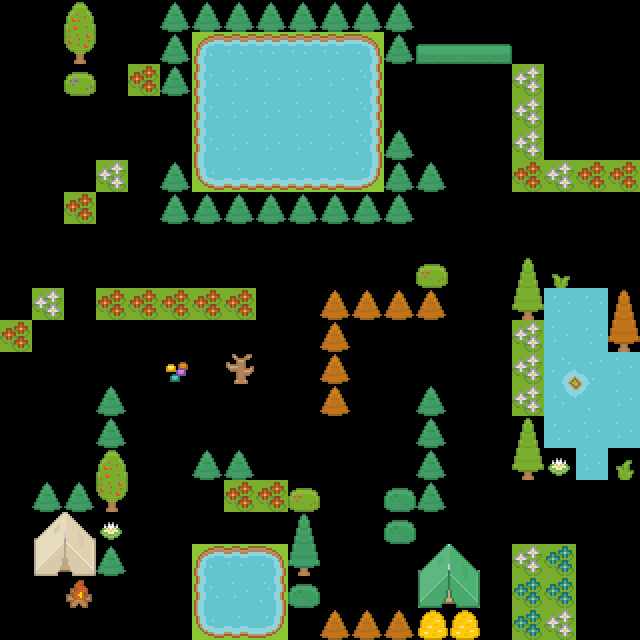

This is a level from a 2D game, rendered from its Tiled map with the project's own tilesets. A one-line summary and the complete map file follow:
An orthogonal 20x20 tile map with 32x32 px tiles, 1 tile layer (Decorations), 3 hidden layers not drawn.

<map version="1.2" tiledversion="1.3.3" orientation="orthogonal" renderorder="right-down" width="20" height="20" tilewidth="32" tileheight="32" infinite="0" nextlayerid="5" nextobjectid="1">
 <tileset firstgid="1" name="tileset_kenney" tilewidth="32" tileheight="32" spacing="2" tilecount="1767" columns="57">
  <image source="tilesets/tileset_kenney.png" width="1936" height="1052" />
 </tileset>
 <layer id="1" name="Grass" width="20" height="20" visible="0">
  <data encoding="csv">
6,6,6,6,6,6,6,6,6,6,6,6,6,6,6,6,6,6,6,6,
6,6,6,6,6,6,6,6,6,6,6,6,6,6,6,6,6,6,6,6,
6,6,6,6,6,6,6,6,6,6,6,6,6,6,6,6,6,6,6,6,
6,6,6,6,6,6,6,6,6,6,6,6,6,6,6,6,6,6,6,6,
6,6,6,6,6,6,6,6,6,6,6,6,6,6,6,6,6,6,6,6,
6,6,6,6,6,6,6,6,6,6,6,6,6,6,6,6,6,6,6,6,
6,6,6,6,6,6,6,6,6,6,6,6,6,6,6,6,6,6,6,6,
6,6,6,6,6,6,6,6,6,6,6,6,6,6,6,6,6,6,6,6,
6,6,6,6,6,6,6,6,6,6,6,6,6,6,6,6,6,6,6,6,
6,6,6,6,6,6,6,6,6,6,6,6,6,6,6,6,6,6,6,6,
6,6,6,6,6,6,6,6,6,6,6,6,6,6,6,6,6,6,6,6,
6,6,6,6,6,6,6,6,6,6,6,6,6,6,6,6,6,6,6,6,
6,6,6,6,6,6,6,6,6,6,6,6,6,6,6,6,6,6,6,6,
6,6,6,6,6,6,6,6,6,6,6,6,6,6,6,6,6,6,6,6,
6,6,6,6,6,6,6,6,6,6,6,6,6,6,6,6,6,6,6,6,
6,6,6,6,6,6,6,6,6,6,6,6,6,6,6,6,6,6,6,6,
6,6,6,6,6,6,6,6,6,6,6,6,6,6,6,6,6,6,6,6,
6,6,6,6,6,6,6,6,6,6,6,6,6,6,6,6,6,6,6,6,
6,6,6,6,6,6,6,6,6,6,6,6,6,6,6,6,6,6,6,6,
6,6,6,6,6,6,6,6,6,6,6,6,6,6,6,6,6,6,6,6
</data>
 </layer>
 <layer id="2" name="Maze" width="20" height="20" visible="0">
  <data encoding="csv">
7,7,0,0,0,0,0,0,0,0,0,0,0,0,0,0,0,0,0,0,
7,7,0,0,0,0,0,0,0,0,0,0,0,0,0,0,0,0,0,0,
7,7,0,0,0,0,0,0,0,0,0,0,0,0,0,0,0,0,0,0,
7,7,0,0,0,0,0,0,0,0,0,0,0,0,0,0,0,0,0,0,
7,7,0,0,0,0,0,0,0,0,0,0,0,0,0,0,0,0,0,0,
7,7,0,0,0,0,0,0,0,0,0,0,0,0,0,0,0,0,0,0,
7,7,0,0,0,0,0,0,0,0,0,0,0,0,0,0,0,0,0,0,
7,7,7,7,7,7,7,7,7,7,0,0,0,0,0,0,0,0,0,0,
7,7,7,7,7,7,7,7,7,7,0,0,0,0,0,0,0,0,0,0,
6,6,0,0,0,0,0,0,7,7,0,0,0,0,0,0,0,0,0,0,
6,6,0,0,0,0,0,0,7,7,0,7,7,7,7,7,0,0,0,0,
6,6,0,0,0,0,0,0,7,7,0,7,7,7,7,7,6,0,0,0,
6,6,0,0,0,0,0,0,7,7,0,7,7,0,7,7,6,0,0,0,
6,6,0,0,0,0,0,0,7,7,7,7,7,0,7,7,0,0,0,0,
0,0,0,0,0,0,0,0,7,7,7,7,7,6,7,7,0,0,0,0,
0,0,0,0,0,0,0,0,0,0,0,0,0,0,7,7,7,7,7,7,
0,0,0,0,0,0,0,0,0,0,0,0,0,0,7,7,7,7,7,7,
0,0,0,0,0,0,0,0,0,0,0,0,0,0,0,0,0,6,7,7,
0,0,0,0,0,0,0,0,0,0,0,0,0,0,0,0,0,6,7,7,
0,0,0,0,0,0,0,0,0,0,0,0,0,0,0,0,0,6,7,7
</data>
 </layer>
 <layer id="3" name="False Paths" width="20" height="20" visible="0">
  <data encoding="csv">
0,0,0,0,0,0,0,0,0,0,0,0,0,0,0,0,0,0,0,0,
0,0,0,0,0,0,0,0,0,0,0,0,6,6,0,0,0,0,0,0,
0,0,0,0,0,0,0,0,0,0,0,0,7,7,7,7,0,0,0,0,
0,0,7,7,7,7,0,0,0,0,0,0,7,7,7,7,0,0,0,0,
0,0,7,7,7,7,0,0,0,0,0,0,0,0,7,7,0,0,0,0,
0,0,0,0,0,0,0,0,0,0,0,0,0,0,7,7,0,0,0,0,
0,0,0,0,0,0,0,0,0,0,0,0,0,0,7,7,7,7,7,7,
0,0,0,0,0,0,0,0,0,0,0,0,0,0,7,7,7,7,7,7,
0,0,0,0,0,0,0,0,0,0,0,0,0,0,7,7,0,0,7,7,
0,0,0,0,0,0,0,0,0,0,0,0,0,0,7,7,0,0,0,0,
0,0,0,0,0,0,0,0,0,0,0,0,0,0,0,0,0,0,0,0,
0,0,0,0,0,0,0,0,0,0,0,0,0,0,0,0,0,0,0,0,
0,0,0,0,7,7,7,7,0,0,0,0,0,0,0,0,0,0,0,0,
0,0,0,0,7,7,7,7,0,0,0,0,0,0,0,0,0,0,0,0,
0,0,0,0,7,7,0,0,0,0,0,0,0,0,0,0,0,0,0,0,
0,0,0,0,7,7,0,0,0,0,7,7,0,0,0,0,0,0,0,0,
0,0,0,0,7,7,0,0,0,0,7,7,0,0,0,0,0,0,0,0,
0,0,0,0,7,7,0,0,0,0,7,7,7,0,0,0,0,0,0,0,
0,0,0,0,7,7,0,0,0,0,7,7,7,0,0,0,0,0,0,0,
0,0,0,0,7,7,0,0,0,0,0,0,0,0,0,0,0,0,0,0
</data>
 </layer>
 <layer id="4" name="Decorations" width="20" height="20">
  <properties>
   <property name="collision" type="bool" value="true" />
  </properties>
  <data encoding="csv">
0,0,594,0,0,532,532,532,532,532,532,532,532,0,0,0,0,0,0,0,
0,0,651,0,0,532,3,4,4,4,4,5,532,647,648,649,0,0,0,0,
0,0,652,0,403,532,60,61,61,61,61,62,0,0,0,0,574,0,0,0,
0,0,0,0,0,0,60,61,61,61,61,62,0,0,0,0,574,0,0,0,
0,0,0,0,0,0,60,61,61,61,61,62,532,0,0,0,574,0,0,0,
0,0,0,574,0,532,117,118,118,118,118,119,532,532,0,0,403,574,403,403,
0,0,403,0,0,532,532,532,532,532,532,532,532,0,0,0,0,0,0,0,
0,0,0,0,0,0,0,0,0,0,0,0,0,0,0,0,0,0,0,0,
0,0,0,0,0,0,0,0,0,0,0,0,0,538,0,0,587,593,0,0,
0,574,0,403,403,403,403,403,0,0,531,531,531,531,0,0,644,232,232,588,
403,0,0,0,0,0,0,0,0,0,531,0,0,0,0,0,574,1,232,645,
0,0,0,0,0,546,0,655,0,0,531,0,0,0,0,0,574,58,59,1,
0,0,0,532,0,0,0,0,0,0,531,0,0,532,0,0,574,115,116,1,
0,0,0,532,0,0,0,0,0,0,0,0,0,532,0,0,587,232,1,1,
0,0,0,594,0,0,532,532,0,0,0,0,0,532,0,0,644,653,1,650,
0,532,532,651,0,0,0,403,403,538,0,0,535,532,0,0,0,0,0,0,
0,619,620,653,0,0,0,0,0,589,0,0,535,0,0,0,0,0,0,0,
0,676,677,532,0,0,3,4,5,646,0,0,0,617,618,0,574,745,0,0,
0,0,472,0,0,0,60,61,62,535,0,0,0,674,675,0,745,745,0,0,
0,0,0,0,0,0,117,118,119,0,531,531,531,671,671,0,745,574,0,0
</data>
 </layer>
</map>
